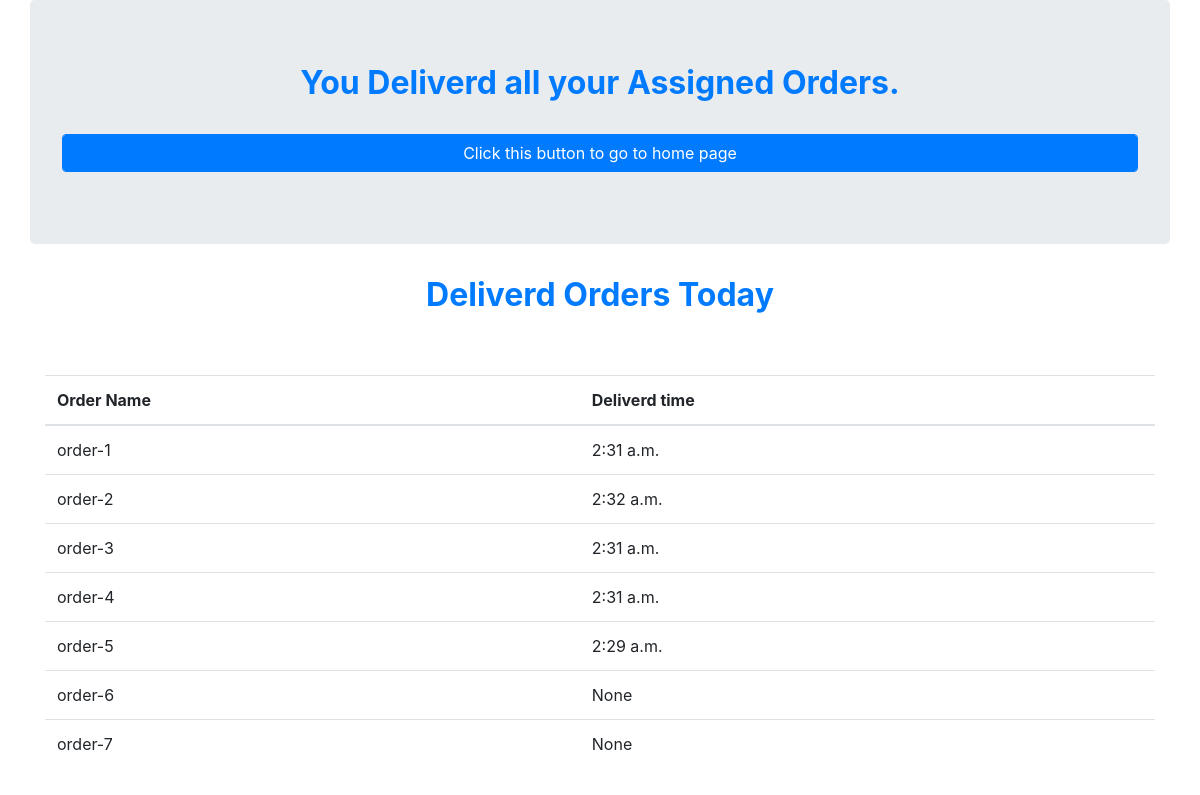
/dstlct/, run on the app's committed database.
### testapp/models.py (models this page shows, shortened)
class Orders(models.Model):
    order_name = models.CharField(max_length=64)
    order_lat = models.DecimalField(max_digits=9, decimal_places=7)
    order_lon = models.DecimalField(max_digits=9, decimal_places=7)
    deliverd_time = models.TimeField(blank=True, null=True)

### testapp/views.py (the view, shortened to what this page needs)
# urls.py: path('dstlct/',Deistinatinonebyone,name = 'dstlct'),
def Deistinatinonebyone(request):
    now = datetime.now()
    current_time = now.strftime("%H:%M:%S")
    if len(dict)==0:
        orders = Orders.objects.all()
        return render(request,'testapp/endoflist.html',{'orders':orders})

### testapp/templates/testapp/endoflist.html
{%extends 'testapp/base.html'%}
{%block body%}
<div class="container jumbotron" xmlns="http://www.w3.org/1999/html">
    <h2 class="text-center text-primary font-weight-bold">You Deliverd all your Assigned Orders.</h2><br>
    <a href="{%url 'index' %}" ><h2 class="form-control btn btn-md btn-primary"style = "text-align:center;">Click this button to go to home page</h2></a></div>
<h2 class="text-center text-primary font-weight-bold"> Deliverd Orders Today</h2>
<div class="container" style="margin-top:60px ">
    <table id="table_id" class="table table-hover">
        <thead>
        <tr>
            <th>Order Name</th>
            <th>Deliverd time</th>
        </tr>
        </thead>
        <tbody>
        {% for i in orders %}
        <tr>
            <td>{{i.order_name}}</td>
            <td>{{i.deliverd_time}}</td>
        </tr>
        {%endfor%}
        </tbody>
    </table>
</div>
{%endblock%}

### testapp/templates/testapp/base.html (shortened to what this page needs)
<!DOCTYPE html>
<html lang="en">
<head>
  <link rel="stylesheet" href="https://maxcdn.bootstrapcdn.com/bootstrap/4.5.2/css/bootstrap.min.css">
</head>
<body>
{%block body%}
{%endblock%}
</body>
</html>

### data on the page
Orders: order_name "order-1", deliverd_time "2:31 a.m."
Orders: order_name "order-2", deliverd_time "2:32 a.m."
Orders: order_name "order-3", deliverd_time "2:31 a.m."
Orders: order_name "order-4", deliverd_time "2:31 a.m."
Orders: order_name "order-5", deliverd_time "2:29 a.m."
Orders: order_name "order-6", deliverd_time "None"
Orders: order_name "order-7", deliverd_time "None"
